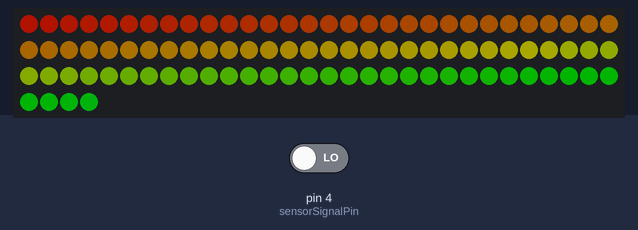
A sketch run on a simulated Arduino Uno, built with avr-gcc and run on an emulated ATmega328P. Parts: 94 RGB LEDs in strip order, left to right, continuing on the next row. The test bench sets the inputs (shaded band); at power-on: pin 4 (sensorSignalPin) LOW. Dim RGB values are drawn brighter than linear.

Above: at 1.2 s.
1.3 s: pin 4 (sensorSignalPin) driven HIGH
At 1.66 s:
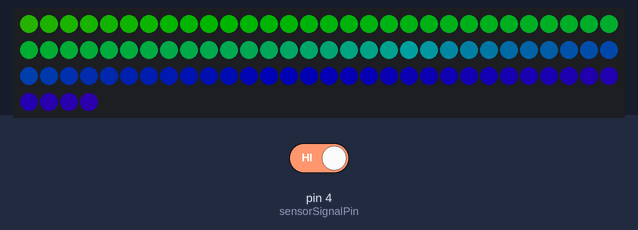
4.3 s: pin 4 (sensorSignalPin) driven LOW
At 4.67 s:
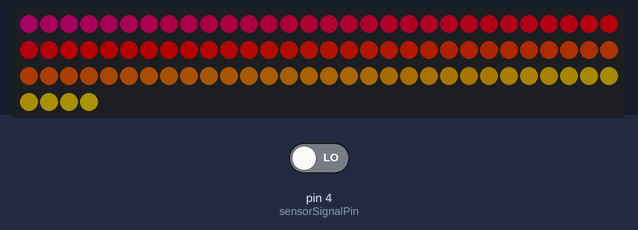
7.3 s: pin 4 (sensorSignalPin) driven HIGH
At 9.8 s:
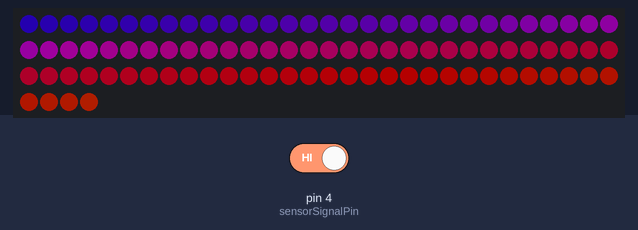

The sketch:

ledstrip2.0.ino
```cpp
#define FASTLED_ALLOW_INTERRUPTS 0
#include <FastLED.h>

#define NUM_LEDS 94
#define ledStripPin 2
#define sensorSignalPin 4
#define sensorVcc 5
#define sensorGnd 6

CRGB ledStripData[NUM_LEDS];
int previousTimeKey = 0;
bool previousReading = false;
bool hasBeenSet = false;
int i = 0;

void setup() {
  pinMode(sensorSignalPin, INPUT);
  pinMode(ledStripPin, OUTPUT);

  pinMode(sensorVcc, OUTPUT); digitalWrite(sensorVcc, HIGH);
  pinMode(sensorGnd, OUTPUT); digitalWrite(sensorGnd, LOW);

  FastLED.addLeds<WS2811, ledStripPin, GRB>(ledStripData, NUM_LEDS);
  FastLED.setBrightness(64);
}

void loop() {

  bool currentReading = digitalRead(sensorSignalPin);
  int currentTimer = millis() - previousTimeKey;

  if (!hasBeenSet || (currentReading != previousReading)) {
    hasBeenSet = true;
    previousReading = currentReading;
    previousTimeKey = millis();
  }

  if (currentReading) {
    fill_rainbow(ledStripData, NUM_LEDS, -millis() / 12 + 128, 1);
  } else {
    fill_rainbow(ledStripData, NUM_LEDS, -millis() / 12, 1);
  }
  FastLED.show();
}
```
